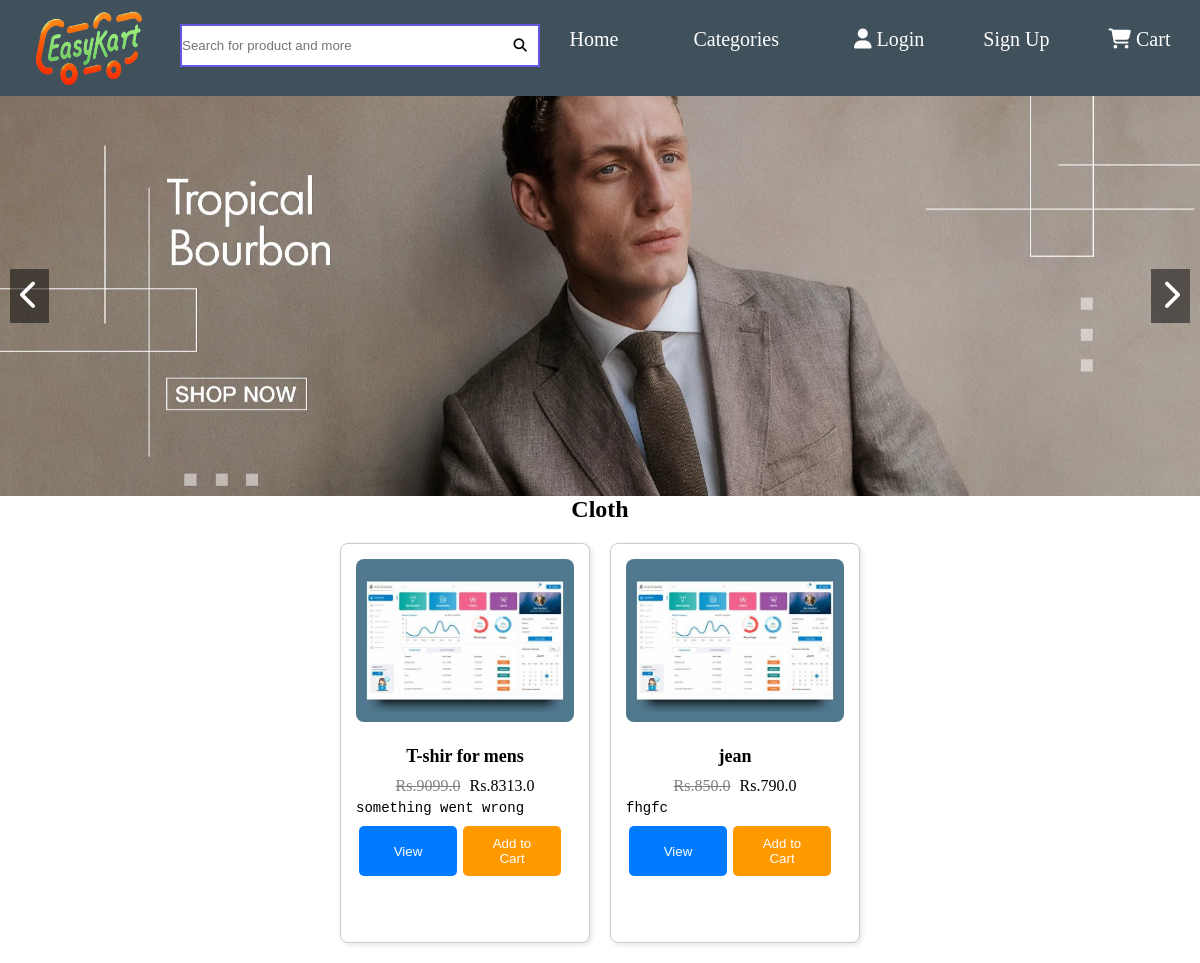
The page / on the database its author committed.
### app/models.py (models this page shows, shortened)
class Product_category(models.Model):
    category_name=models.CharField(max_length=100)

class Product(models.Model):
    product_name=models.CharField(max_length=50)
    product_price=models.FloatField(default=0.0)
    product_discount_price=models.FloatField(default=0.0)
    product_description=models.CharField(max_length=300)
    product_category=models.ForeignKey(Product_category,on_delete=models.CASCADE)
    product_image=models.ImageField(upload_to="product_image/")

### app/views.py (the view)
# urls.py: 2. Add a URL to urlpatterns:  path('', views.home, name='home')
def home(request):
    product_details = []
    total_quantity_product = []
    total_quantity = 0
    product_data = Product.objects.all()
    for item in product_data:
        product_details.append({
            'product_name': item.product_name,
            'product_price': item.product_price,
            'product_discount_price': item.product_price - item.product_discount_price,
            'product_description' : item.product_description,
            'product_category' : item.product_category,
            'product_image' : item.product_image,
            'id': item.id
        })
    quantity_product = Cart.objects.all()
    for tquantity in quantity_product:
        total_quantity_product.append({
            'quantity': tquantity.quantity
        })
        total_quantity += tquantity.quantity
        request.session['cart_quantity'] = total_quantity
    print(total_quantity_product)
    print(f'Total Quantity: {total_quantity}')
    categories = Product_category.objects.all()
    return render(request, "index.html", {'product_data': product_details, 'categories': categories, 'total_quantity': total_quantity})

### app/templates/index.html (shortened to what this page needs)
{% extends "default.html" %}
{% load static %}
{% block content %}
<section>
    <div class="carouselContainer">
        <div class="carouselInner">
            <div class="carouselItem">
                <img src="{% static 'images/image3.webp' %}" alt="Image 1" />
            </div>
        </div>
        <button class="carouselControlPrev">
            <i class="fas fa-chevron-left"></i>
        </button>
        <button class="carouselControlNext">
            <i class="fas fa-chevron-right"></i>
        </button>
    </div>
    <h2 class="center">Cloth</h2>
    <div class="product-main">
        {% for key in product_data %}
        <div class="product-card">
            <div class="product-image">
                <img src="{{ key.product_image.url }}" alt="{{ key.product_name }}">
            </div>
            <div class="product-detail">
                <div class="description">
                    <p>{{ key.product_name }}</p>
                </div>
                <div class="price">
                    <p>
                        <del style="color: gray;">Rs.{{ key.product_price }}</del>
                        <span style="margin-left: 5px;">Rs.{{key.product_discount_price}}</span>
                    </p>
                </div>
                <div class="type">
                    <pre>{{ key.product_description }}</pre>
                </div>
                <div class="actions">
                    {% if request.session.user_email %}
                    <button class="view-button"><a href="/product/{{ key.id }}">View logged</a></button>
                    <button class="add-to-cart-button"><a href="{% url 'add_to_cart' key.id %}">Add to Cart</a></button>
                    {% else %}
                    <button class="view-button"><a href="/product/{{ key.id }}">View</a></button>
                    <button class="add-to-cart-button"><a href="{% url 'add_to_cart' key.id %}">Add to Cart</a></button>
                    {% endif %}
                </div>
            </div>
        </div>
        {% endfor %}
    </div>
</section>
{% endblock %}

### app/static/css/nav.css (style rules this page uses)
* { margin: 0; padding: 0; box-sizing: border-box; }

### app/static/css/card.css (style rules this page uses)
.center { text-align: center; }
.product-main { display: flex; flex-wrap: wrap; justify-content: center; gap: 20px; padding: 20px; }
.product-card { border: 1px solid #ccc; border-radius: 8px; padding: 15px; width: 250px; height: 400px; box-shadow: 2px 2px 5px rgba(0, 0, 0, 0.1); text-align: center; background-color: #fff; display: flex; flex-direction: column; justify-content: space-between; }
.product-image img { max-width: 100%; height: 200px; object-fit: cover; border-radius: 8px; }
.product-detail { flex: 1; margin-top: 10px; }
.description p { font-size: 18px; font-weight: bold; margin: 10px 0; }
.price p { font-size: 16px; margin: 5px 0; }
.type pre { font-size: 14px; white-space: pre-wrap; text-align: left; }
.actions { display: flex; justify-content: space-around; margin-top: auto; }
.actions button { background-color: #007BFF; color: white; border: none; padding: 10px 15px; cursor: pointer; border-radius: 5px; margin-top: 10px; width: 45%; }
.actions button a { color: white; text-decoration: none; }
.view-button { background-color: #28a745; }
.product-image img { width: 300px; height: auto; margin-right: 20px; }
.actions .add-to-cart-button, .actions .buy-now-button { display: inline-block; padding: 10px 20px; margin-right: 10px; background-color: #ff9900; color: white; text-decoration: none; border-radius: 5px; }

### app/static/css/main.css (style rules this page uses)
.carouselContainer { position: relative; width: 100%; height: 400px; overflow: hidden; }
.carouselInner { display: flex; width: 500%; height: 100%; transition: transform 0.5s ease-in-out; }
.carouselItem { flex: 0 0 20%; max-width: 20%; opacity: 0; animation: fadeIn 0.5s ease-in-out forwards; }
.carouselItem:nth-child(1) { animation-delay: 0s; }
.carouselItem img { width: 100%; height: 100%; object-fit: cover; background-position: center; }
.carouselControlPrev, .carouselControlNext { position: absolute; top: 50%; transform: translateY(-50%); font-size: 30px; color: #fff; background-color: rgba(0, 0, 0, 0.5); border: none; padding: 10px; cursor: pointer; transition: background-color 0.3s ease-in-out; }
.carouselControlPrev { left: 10px; }
.carouselControlNext { right: 10px; }

### rows shown on the page
Product_category: shows a picture, product_name "T-shir for mens", product_price "9099.0", product_discount_price "8313.0", product_description "something went wrong", product_name "jean", product_price "850.0", product_discount_price "790.0", product_description "fhgfc"
